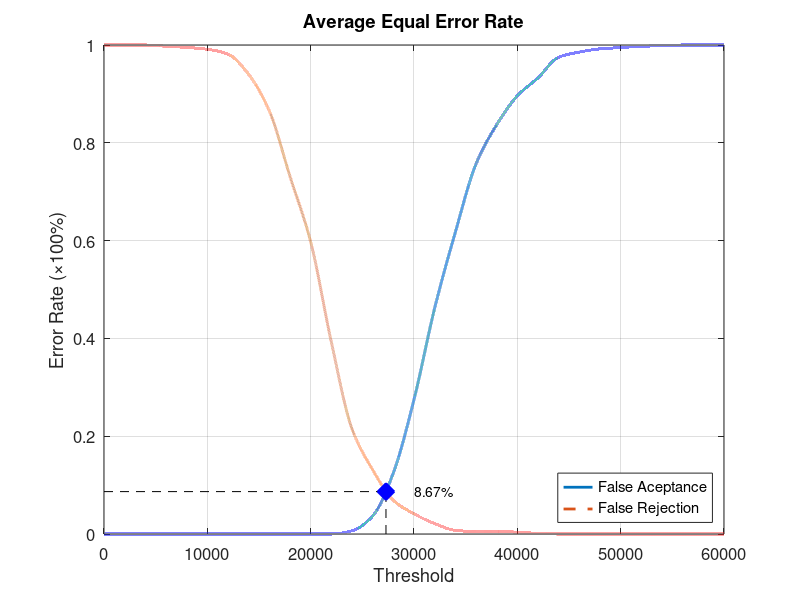
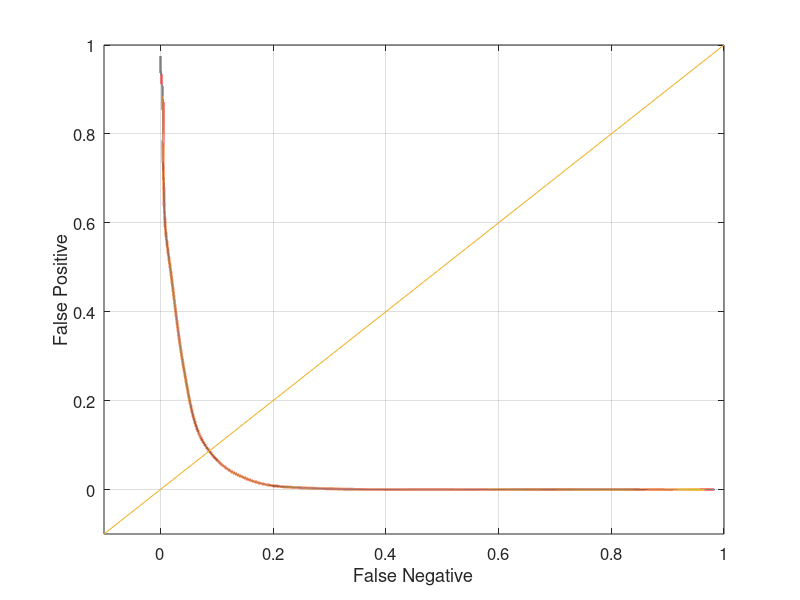

Write the MATLAB code that produced these figures, in order.
function yEER = Experiment5Average
close all;
clear;
clc;
x = 0:2000:60000;
xq = 0:0.5:60000;

y0 = [0 0 0 0 0 0 0 0 0 0 0 0 0.00657895 0.0368421 0.125 0.275 0.461842 0.617105 0.756579 0.836842 0.896053 0.932895 0.975 0.985526 0.992105 0.994737 0.997368 0.998684 1 1 1];
yy0 = interp1(x, y0, xq, 'pchip');
y1 = [1 1 1 0.9975 0.995 0.99125 0.98125 0.94 0.865 0.73125 0.5975 0.3925 0.215 0.13125 0.06875 0.04125 0.02125 0.0075 0.005 0.005 0.00375 0.00125 0 0 0 0 0 0 0 0 0];
yy1 = interp1(x, y1, xq, 'pchip');

% Calculating EER: 
y2 = abs(y0 - y1);
find(y2 == min(y2))
yy2 = abs(yy0 - yy1);
xEER = find(yy2 == min(yy2));
xEERIndex = xq(xEER) % X-axis EER
yEER = yy0(xEER) % Y-axis EER

main = figure
plot(xq, yy0,'-','LineWidth', 2);	hold on
plot(xq, yy1,'--','LineWidth', 2);	hold on
plot([xEERIndex xEERIndex], [0 yEER], 'k--');	hold on
plot([0 xEERIndex], [yEER yEER], 'k--');	hold on
plot(xEERIndex, yEER, 'bx', 'LineWidth', 10);	hold on
text(xEERIndex + 10 * xEERIndex / 100, yEER, [num2str(round((10000 * yEER)) / 100) '%'])
legend('False Aceptance', 'False Rejection', 'Location', 'SouthEast')
xlabel('Threshold')
ylabel('Error Rate (\times100%)')
title('Average Equal Error Rate')
set(gca, 'FontSize', 12)
axis([0 60000 0 1])
grid on

print(main, 'Experiment5AverageMain', '-dpng');
FNRxFPR = figure('Color', [1 1 1]);
plot(yy1, yy0, '-', yy1, yy0, 'LineWidth', 2);
hold on
y = -0.1:0.1:1
plot(y, y); 
set(gca, 'FontSize', 12)
xlabel('False Negative')
ylabel('False Positive')
axis([-0.1 1 -0.1 1])
set(gca, 'FontSize', 12)
grid on

print(FNRxFPR, 'Experiment5AverageFNRxFPR','-dpng');
end
